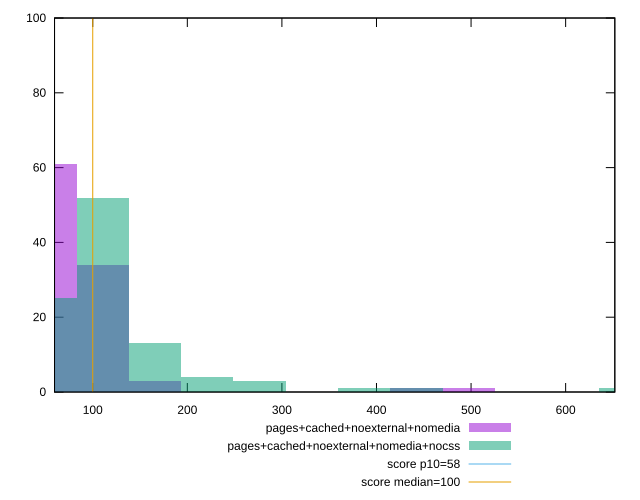

Write the gnuplot code that produced this figure.
reset

$pagesCachedNoexternalNomedia <<EOF
55.27747534895634 61
110.55495069791267 34
165.83242604686902 3
497.497278140607 1
442.2198027916507 1
EOF

$pagesCachedNoexternalNomediaNocss <<EOF
110.55495069791267 52
276.3873767447817 3
165.83242604686902 13
663.3297041874761 1
442.2198027916507 1
386.94232744269436 1
55.27747534895634 25
221.10990139582535 4
EOF

set key outside below
set boxwidth 55.27747534895634
set xrange [59.60000000000073:652]
set yrange [0:100]
set trange [0:100]
set style fill transparent solid 0.5 noborder

set parametric
set terminal svg size 640, 500 enhanced background rgb 'white'
set output "reprap/estimated-input-latency/comparison/histogram/3_vs_4.svg"

plot $pagesCachedNoexternalNomedia title "pages+cached+noexternal+nomedia" with boxes, \
     $pagesCachedNoexternalNomediaNocss title "pages+cached+noexternal+nomedia+nocss" with boxes, \
     58,t title "score p10=58", \
     100,t title "score median=100"

reset
